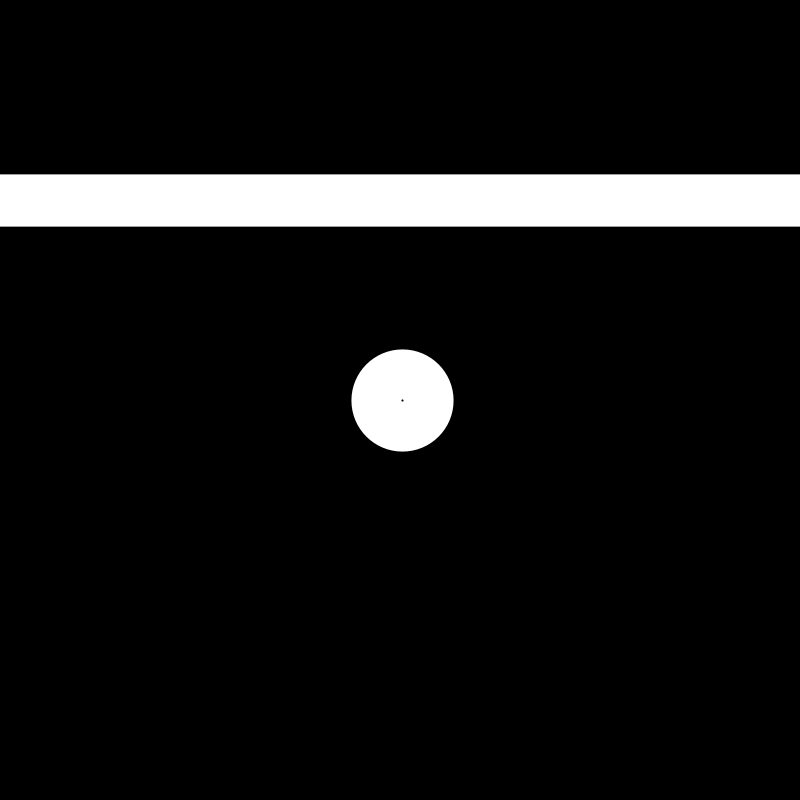
Frame 1 (no input)
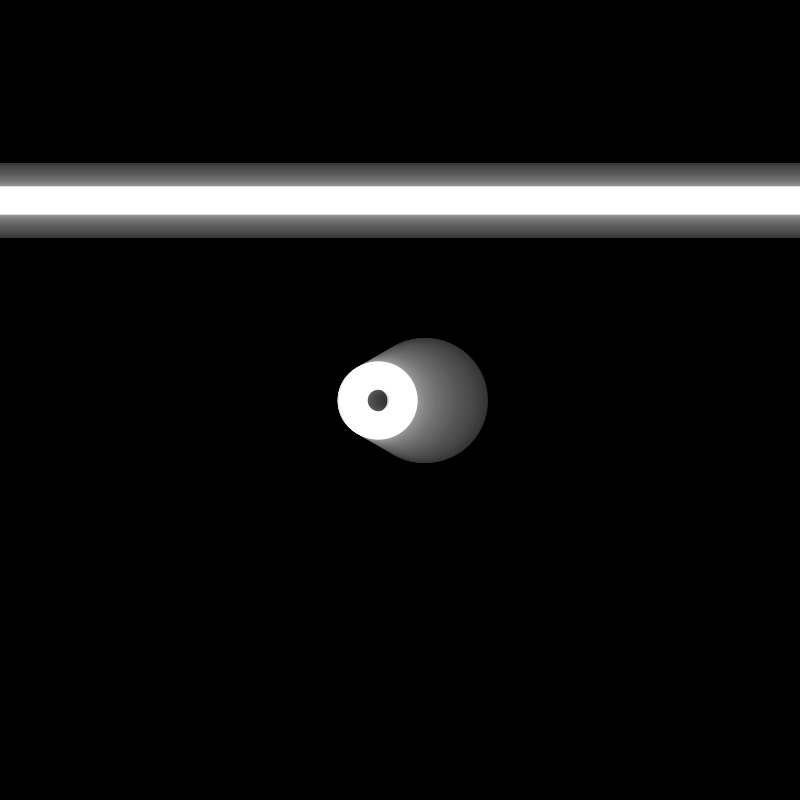
Frame 60 (the mouse pressed at the canvas centre just before this capture)
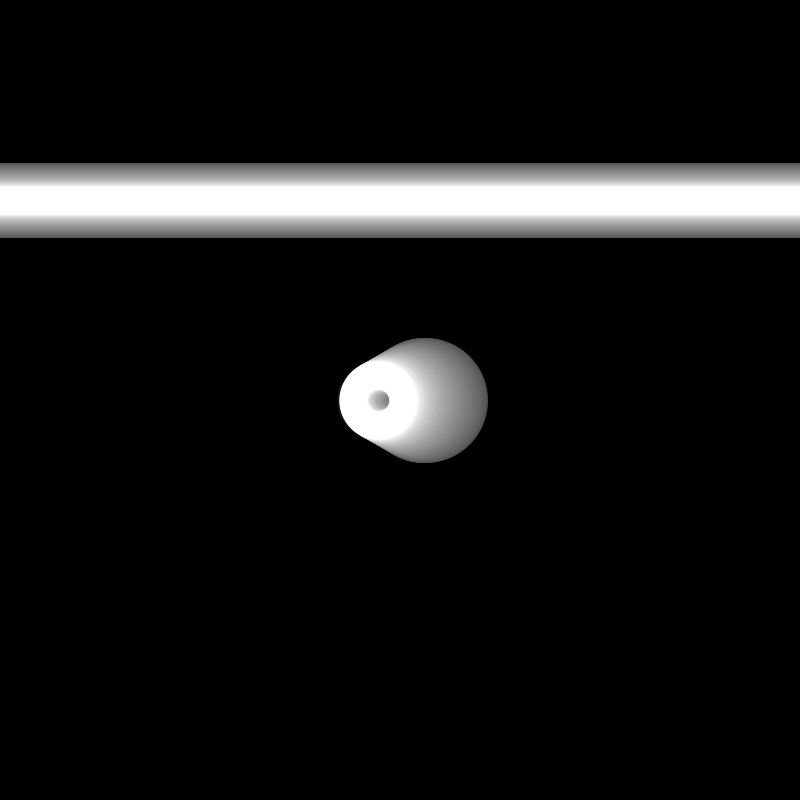
Frame 120 (the mouse held since frame 60 and released just before this capture)

The Processing sketch that drew these frames (run headless with seeded random() and noise(); from frame 60 on, the mouse is pressed at the canvas centre):

// Processing sketch: CurvasaAnim
// ── CurvasaAnim.pde
float px = 1;
float py = 0;
boolean ida = true;

void setup() {
  size(800, 800);
  background(0);
}

void draw() {
  fill(0,10);
  noStroke();
  rect(0, 0, width, height);
  //background(0);
  stroke(255);
  //51+sin(angulo*frec)*50
  strokeWeight(50 + sin(radians(frameCount*5))*25);
  line(0, height/4, width, height/4);
  ellipse(sin(radians(frameCount*5))*25+width/2, height/2, 50, 50);

  //strokeWeight(2);
  //point(px, py);
  //point(width-px, py+50);

  //py += 0.15;

  //if (ida)
  //  px *= 1.015;
  //else 
  //px *= 0.985;

  //if (px>width) 
  //  ida = false;

  //if (px<1)
  //  ida = true;
}

// fase+sin(ang*frecuencia)*amplitud
// (sin(ang)*amp, cos(ang)*amp)
